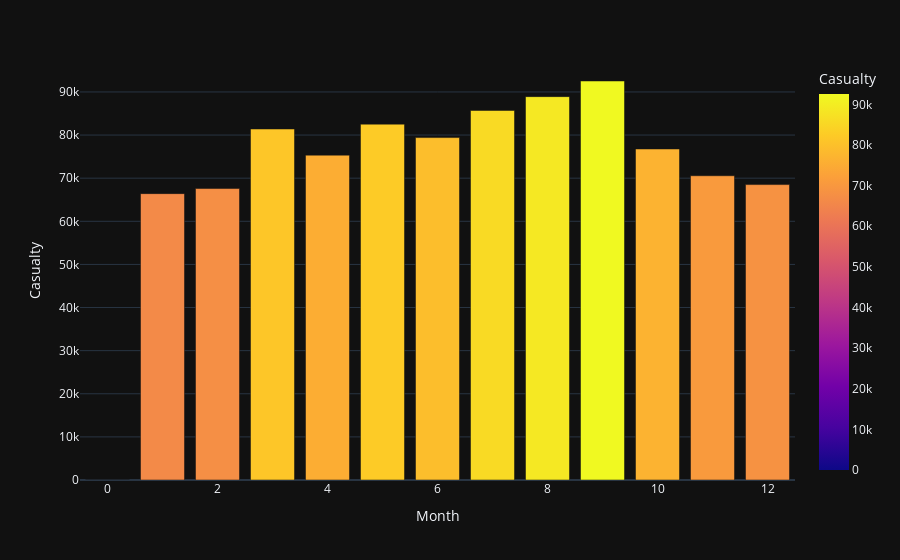

The cell this chart's notebook holds for it:
### Code cell
Casualty_per_month=df.groupby('Month')['Casualty'].sum().to_frame().reset_index()
px.bar(data_frame=Casualty_per_month,x='Month',y='Casualty',color='Casualty',template='plotly_dark')

### Figure 1 — Plotly figure (JSON) as saved in the notebook; plotly's stock layout.template omitted (floating-point values rounded to 4 significant figures)
{"data": [{"alignmentgroup": "True", "hovertemplate": "Month=%{x}<br>Casualty=%{marker.color}<extra></extra>", "legendgroup": "", "marker": {"color": [3, 66417, 67595, 81408, 75347, 82534, 79417, 85709, 88912, 92539, 76773, 70566, 68517], "coloraxis": "coloraxis", "pattern": {"shape": ""}}, "name": "", "offsetgroup": "", "orientation": "v", "showlegend": false, "textposition": "auto", "type": "bar", "x": [0, 1, 2, 3, 4, 5, 6, 7, 8, 9, 10, 11, 12], "xaxis": "x", "y": [3, 66417, 67595, 81408, 75347, 82534, 79417, 85709, 88912, 92539, 76773, 70566, 68517], "yaxis": "y"}], "layout": {"barmode": "relative", "coloraxis": {"colorbar": {"title": {"text": "Casualty"}}, "colorscale": [[0, "#0d0887"], [0.1111, "#46039f"], [0.2222, "#7201a8"], [0.3333, "#9c179e"], [0.4444, "#bd3786"], [0.5556, "#d8576b"], [0.6667, "#ed7953"], [0.7778, "#fb9f3a"], [0.8889, "#fdca26"], [1, "#f0f921"]]}, "legend": {"tracegroupgap": 0}, "margin": {"t": 60}, "xaxis": {"anchor": "y", "domain": [0, 1], "title": {"text": "Month"}}, "yaxis": {"anchor": "x", "domain": [0, 1], "title": {"text": "Casualty"}}}}
